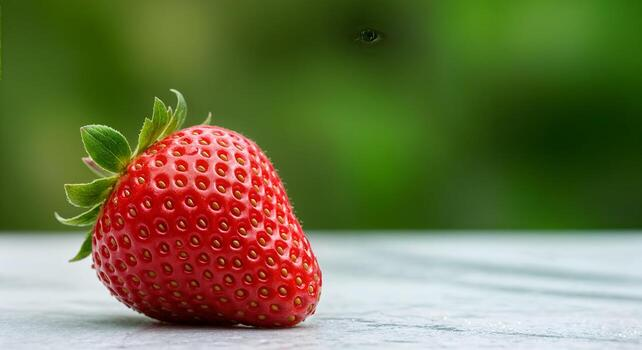
#> input picture data/test1.jpg, 642 x 350 px, found by its file name
$ python bit_plane_slice.py
#> lines starting #> are read from the running program, lines starting #| are printed output that depends on the picture; after the words box and inside, x2 and y2 are one past the last pixel; in counts of white or black regions, pixels touching at a corner belong together
import cv2
import numpy as np

img = cv2.imread("data/test1.jpg", cv2.IMREAD_GRAYSCALE)
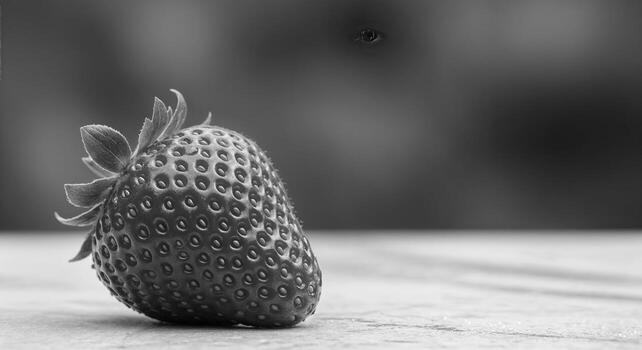
#> img: shape (350, 642); min 0, max 253, mean 110.1

def bit_plane_slicing(img, k):
    res = (img >> k) & 1
    return np.uint8(res * 255)

cv2.imshow("Original", img)
for i in range(8):
    res = bit_plane_slicing(img, i)
    cv2.imshow(f"Image at {i}th bit plane", res)
#> this loop made 8 passes
#> pass 1, in bit_plane_slicing, `res = (img >> k) & 1`:
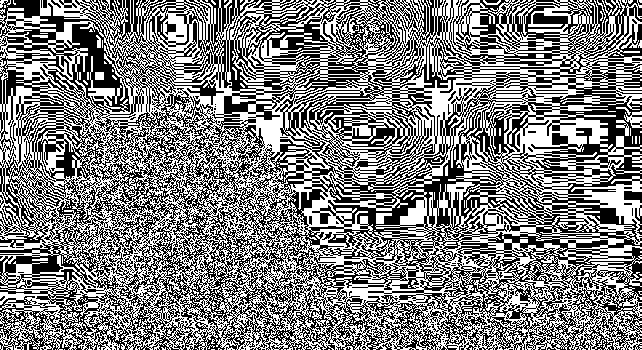
#> res: shape (350, 642); values 0 (black) and 1 (white), 49.8% white in thin lines or dots
#> pass 2, in bit_plane_slicing (call 2), `res = (img >> k) & 1`:
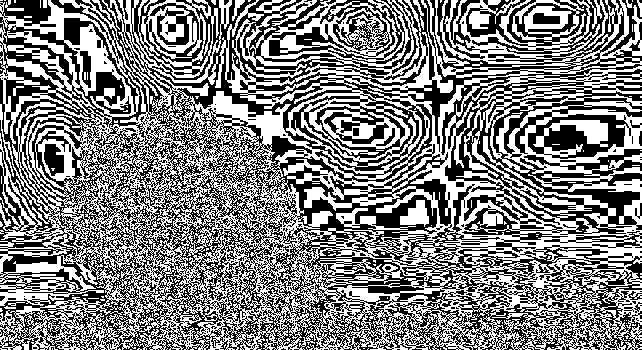
#> res: shape (350, 642); values 0 (black) and 1 (white), 50% white; 344 white regions (325 under 20 px), largest, box (x1, y1, x2, y2) and area: (0, 0, 642, 350) 108111, (512, 0, 584, 40) 1252, (336, 208, 416, 230) 496

cv2.waitKey(0)
cv2.destroyAllWindows()

$ run again, with data/test2.jpg copied over data/test1.jpg
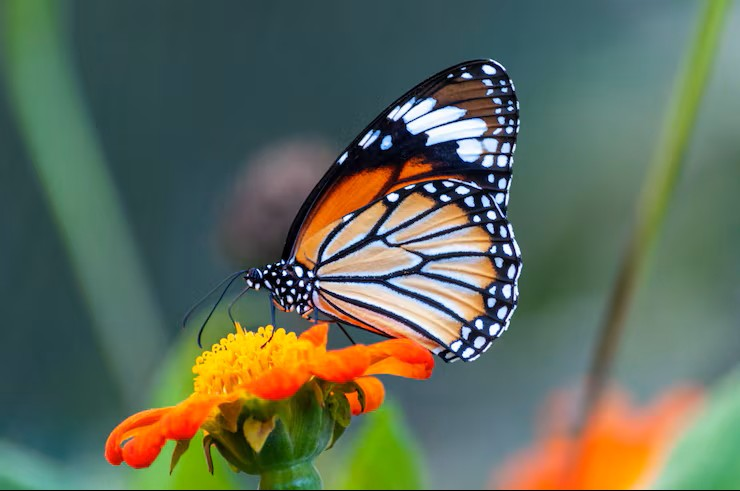
#> input picture data/test2.jpg, 740 x 491 px, found by its file name
#> the loop `for i in range(8):` made 8 passes
#> pass 1, in bit_plane_slicing, `res = (img >> k) & 1`:
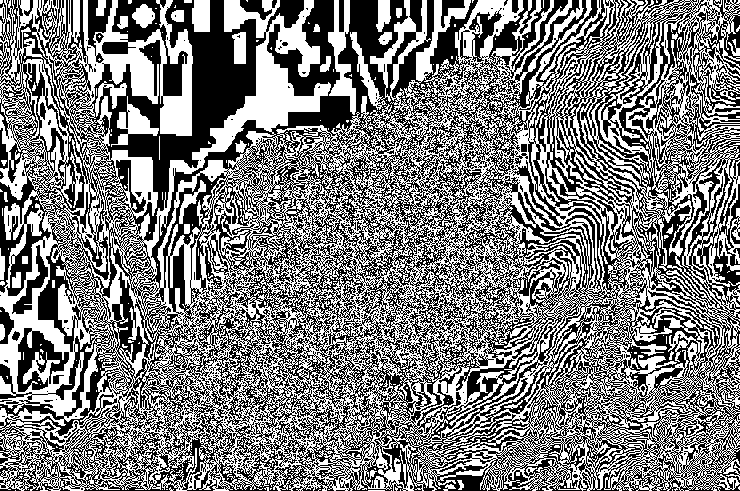
#> res: shape (491, 740); values 0 (black) and 1 (white), 49.3% white; 608 white regions (566 under 20 px), largest, box (x1, y1, x2, y2) and area: (0, 0, 740, 491) 171217, (328, 0, 356, 115) 1310, (111, 96, 159, 147) 825
#> pass 2, in bit_plane_slicing (call 2), `res = (img >> k) & 1`:
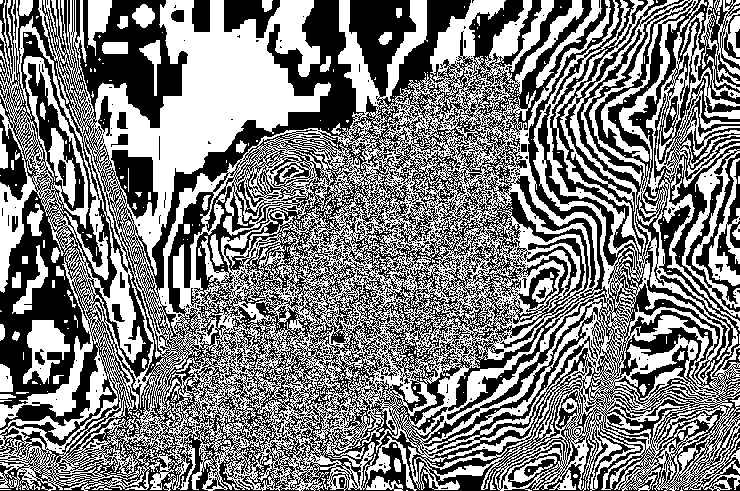
#> res: shape (491, 740); values 0 (black) and 1 (white), 50% white; 510 black regions (477 under 20 px), largest, box (x1, y1, x2, y2) and area: (0, 0, 740, 491) 172239, (224, 0, 280, 38) 1299, (0, 114, 27, 200) 1076
